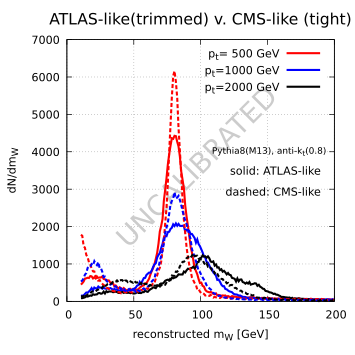

gnuplot code for this plot:
# plot of the mass distribution at detector level
#
# We do it for one detecror model at a time and one type of grooming
# at a time (and overimpose different pt's

reset
set term pdfcairo enhanced size 9cm,9cm
set colors classic
set out 'mass-detector.pdf'

call 'defaults.gp'

R=default_R

set xlabel 'reconstructed m_W [GeV]'
set xrange [0:200]

set ylabel 'dN/dm_W'

set grid dt 3 lw 1

set key spacing 1.3

set style line 1 dt 2 lc rgb "#ff0000" lw 2
set style line 2 dt 1 lc rgb "#ff0000" lw 2
set style line 3 dt 2 lc rgb "#00dd00" lw 2
set style line 4 dt 1 lc rgb "#00dd00" lw 2
set style line 5 dt 2 lc rgb "#0000ff" lw 2
set style line 6 dt 1 lc rgb "#0000ff" lw 2
set style line 7 dt 2 lc rgb "#000000" lw 2
set style line 8 dt 1 lc rgb "#000000" lw 2

m(lev,pt,mtype)=sprintf('< ../scripts/histogram.sh ../res/lhc14-WW%s-pythia8230M13-%s-R%s.ntuple.gz m_%s 10.0 200 1.0',pt,lev,R,mtype)

set label 66 '{/*2.5 UNCALIBRATED}' center at graph 0.5,0.5 rotate by 45 tc rgb "#cccccc" back

#------------------------------------------------------------------------
# ATLAS v CMS
set title '{/*1.4 ATLAS-like(trimmed) v. CMS-like (tight)}'

set label 1 'solid: ATLAS-like' right at graph 0.95,0.5  front
set label 2 'dashed: CMS-like'  right at graph 0.95,0.42 front

set label 102 '{/*0.8 Pythia8(M13), anti-k_t('.R.')}' right at graph 0.97,0.58

plot m('ATLAS',  '500', 'trim' ) u 2:4 w l dt 1     lc 1 lw 3 t 'p_t= 500 GeV',\
     m('ATLAS', '1000', 'trim' ) u 2:4 w l dt 1     lc 3 lw 3 t 'p_t=1000 GeV',\
     m('ATLAS', '2000', 'trim' ) u 2:4 w l dt 1     lc 7 lw 3 t 'p_t=2000 GeV',\
     m('CMS',    '500', 'tight') u 2:4 w l dt (7,4) lc 1 lw 3 not,\
     m('CMS',   '1000', 'tight') u 2:4 w l dt (7,4) lc 3 lw 3 not,\
     m('CMS',   '2000', 'tight') u 2:4 w l dt (7,4) lc 7 lw 3 not


#------------------------------------------------------------------------
# ATLAS
set title '{/*1.4 ATLAS-like}'

set label 1 'solid: ATLAS-like' right at graph 0.95,0.5
set label 2 'dashed: particle'  right at graph 0.95,0.42

set label 102 '{/*0.8 Pythia8(M13), anti-k_t(1)}' right at graph 0.97,0.58

plot m('truth',  '500', 'trim') u 2:4 w l dt (7,4) lc 1 lw 3 not,\
     m('truth', '1000', 'trim') u 2:4 w l dt (7,4) lc 3 lw 3 not,\
     m('truth', '2000', 'trim') u 2:4 w l dt (7,4) lc 7 lw 3 not,\
     m('ATLAS',  '500', 'trim') u 2:4 w l dt 1     lc 1 lw 3 t 'p_t= 500 GeV',\
     m('ATLAS', '1000', 'trim') u 2:4 w l dt 1     lc 3 lw 3 t 'p_t=1000 GeV',\
     m('ATLAS', '2000', 'trim') u 2:4 w l dt 1     lc 7 lw 3 t 'p_t=2000 GeV'

#------------------------------------------------------------------------
# CMS
set title '{/*1.4 CMS-like}'

set label 1 'solid: CMS'       right at graph 0.95,0.5
set label 2 'dashed: particle' right at graph 0.95,0.42

set label 102 '{/*0.8 Pythia8(M13), anti-k_t(0.8)}' right at graph 0.97,0.58

plot m('truth',  '500', 'tight') u 2:4 w l dt (7,4) lc 1 lw 3 not,\
     m('truth', '1000', 'tight') u 2:4 w l dt (7,4) lc 3 lw 3 not,\
     m('truth', '2000', 'tight') u 2:4 w l dt (7,4) lc 7 lw 3 not,\
     m('CMS',    '500', 'tight') u 2:4 w l dt 1     lc 1 lw 3 t 'p_t= 500 GeV',\
     m('CMS',   '1000', 'tight') u 2:4 w l dt 1     lc 3 lw 3 t 'p_t=1000 GeV',\
     m('CMS',   '2000', 'tight') u 2:4 w l dt 1     lc 7 lw 3 t 'p_t=2000 GeV'



set out
